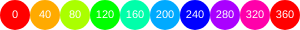
Frame 1 (no input)
Frame 60 (no input): identical to frame 1, image omitted
Frame 120 (the mouse pressed at the canvas centre since frame 60): identical to frame 1, image omitted

The p5.js sketch that drew this single still picture (run headless with seeded random() and noise() and a simulated clock; from frame 60 on, the mouse is pressed at the canvas centre):

// p5.js sketch
// ── sketch.js
function setup() {
  createCanvas(300, 30);
}

function draw() {
  background(255);
  textAlign(CENTER,CENTER);
  strokeWeight();
  
  colorMode(HSB);
  
  //Hue 0
  fill(0,255,255);
  ellipse(15,15,30,30);
  fill(255);
  textSize(11);
  text(0,15,15);
  
  //Hue 40
  fill(40,255,255);
  ellipse(45,15,30,30);
  fill(255);
  text(40,45,15);
  
  //Hue 80
  fill(80,255,255);
  ellipse(75,15,30,30);
  fill(255);
  text(80,75,15);
  
  //Hue 120
  fill(120,255,255);
  ellipse(105,15,30,30);
  fill(255);
  text(120,105,15);
  
  //Hue 160
  fill(160,255,255);
  ellipse(135,15,30,30);
  fill(255);
  text(160,135,15);
  
  //Hue 200
  fill(200,255,255);
  ellipse(165,15,30,30);
  fill(255);
  text(200,165,15);
  
  //Hue 240
  fill(240,255,255);
  ellipse(195,15,30,30);
  fill(255);
  text(240,195,15);
  
  //Hue 280
  fill(280,255,255);
  ellipse(225,15,30,30);
  fill(255);
  text(280,225,15);
  
  //Hue 320
  fill(320,255,255);
  ellipse(255,15,30,30);
  fill(255);
  text(320,255,15);
  
  //Hue 360
  fill(360,255,255);
  ellipse(285,15,30,30);
  fill(255);
  text(360,285,15);
}
